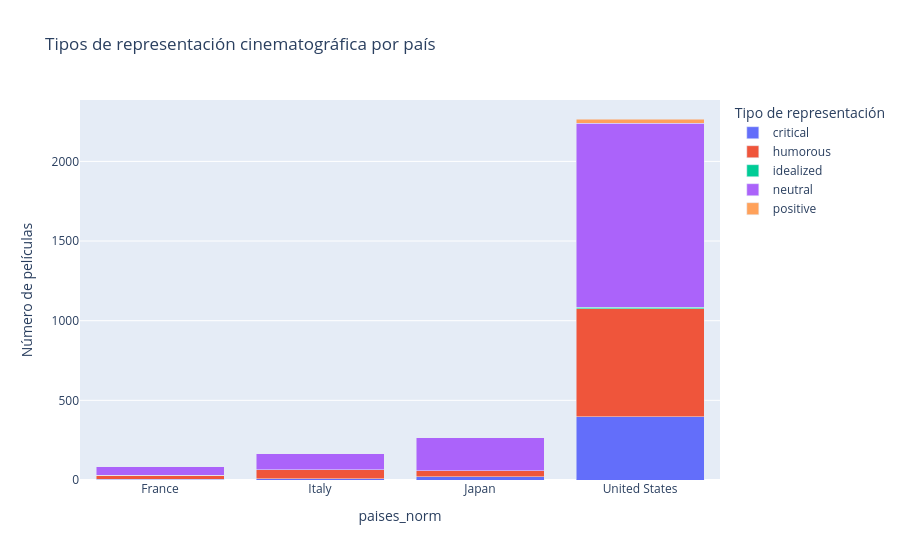

The cell this chart's notebook holds for it:
### Code cell
df_representation = (peliculas_periodo.groupby(["paises_norm", "representation_type"]).size().reset_index(name="num_peliculas"))

fig = px.bar(
    df_representation, x="paises_norm", y="num_peliculas", color="representation_type", barmode="stack",
    title="Tipos de representación cinematográfica por país",
    labels={"country": "País", "num_peliculas": "Número de películas", "representation_type": "Tipo de representación"}
)

fig.show()

### Figure 1 — Plotly figure (JSON) as saved in the notebook; plotly's stock layout.template omitted (floating-point values rounded to 4 significant figures)
{"data": [{"hovertemplate": "Tipo de representación=critical<br>paises_norm=%{x}<br>Número de películas=%{y}<extra></extra>", "legendgroup": "critical", "marker": {"color": "#636efa", "pattern": {"shape": ""}}, "name": "critical", "orientation": "v", "showlegend": true, "textposition": "auto", "type": "bar", "x": ["France", "Italy", "Japan", "United States"], "xaxis": "x", "y": [4, 8, 21, 398], "yaxis": "y"}, {"hovertemplate": "Tipo de representación=humorous<br>paises_norm=%{x}<br>Número de películas=%{y}<extra></extra>", "legendgroup": "humorous", "marker": {"color": "#EF553B", "pattern": {"shape": ""}}, "name": "humorous", "orientation": "v", "showlegend": true, "textposition": "auto", "type": "bar", "x": ["France", "Italy", "Japan", "United States"], "xaxis": "x", "y": [26, 55, 38, 677], "yaxis": "y"}, {"hovertemplate": "Tipo de representación=idealized<br>paises_norm=%{x}<br>Número de películas=%{y}<extra></extra>", "legendgroup": "idealized", "marker": {"color": "#00cc96", "pattern": {"shape": ""}}, "name": "idealized", "orientation": "v", "showlegend": true, "textposition": "auto", "type": "bar", "x": ["France", "United States"], "xaxis": "x", "y": [1, 9], "yaxis": "y"}, {"hovertemplate": "Tipo de representación=neutral<br>paises_norm=%{x}<br>Número de películas=%{y}<extra></extra>", "legendgroup": "neutral", "marker": {"color": "#ab63fa", "pattern": {"shape": ""}}, "name": "neutral", "orientation": "v", "showlegend": true, "textposition": "auto", "type": "bar", "x": ["France", "Italy", "Japan", "United States"], "xaxis": "x", "y": [52, 102, 207, 1155], "yaxis": "y"}, {"hovertemplate": "Tipo de representación=positive<br>paises_norm=%{x}<br>Número de películas=%{y}<extra></extra>", "legendgroup": "positive", "marker": {"color": "#FFA15A", "pattern": {"shape": ""}}, "name": "positive", "orientation": "v", "showlegend": true, "textposition": "auto", "type": "bar", "x": ["United States"], "xaxis": "x", "y": [27], "yaxis": "y"}], "layout": {"barmode": "stack", "legend": {"title": {"text": "Tipo de representación"}, "tracegroupgap": 0}, "title": {"text": "Tipos de representación cinematográfica por país"}, "xaxis": {"anchor": "y", "domain": [0, 1], "title": {"text": "paises_norm"}}, "yaxis": {"anchor": "x", "domain": [0, 1], "title": {"text": "Número de películas"}}}}
